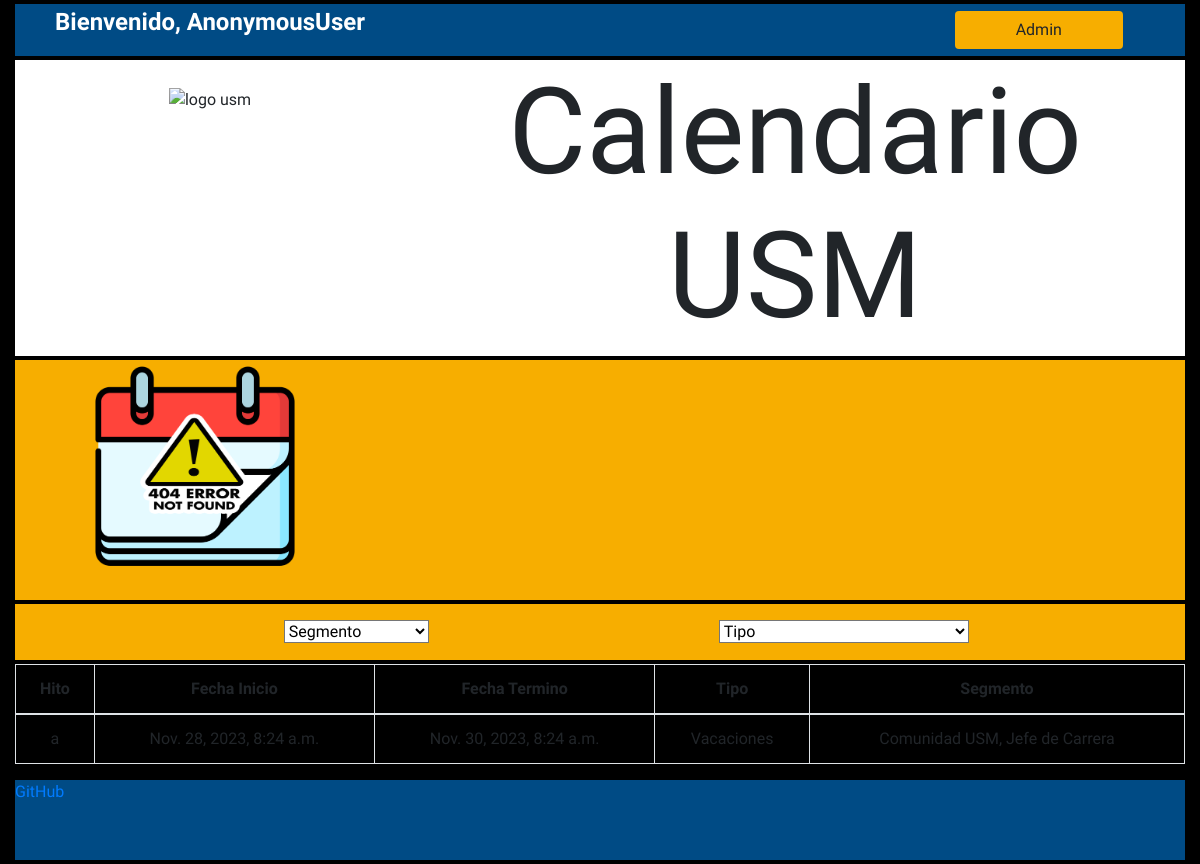
Before: / with the older database file.
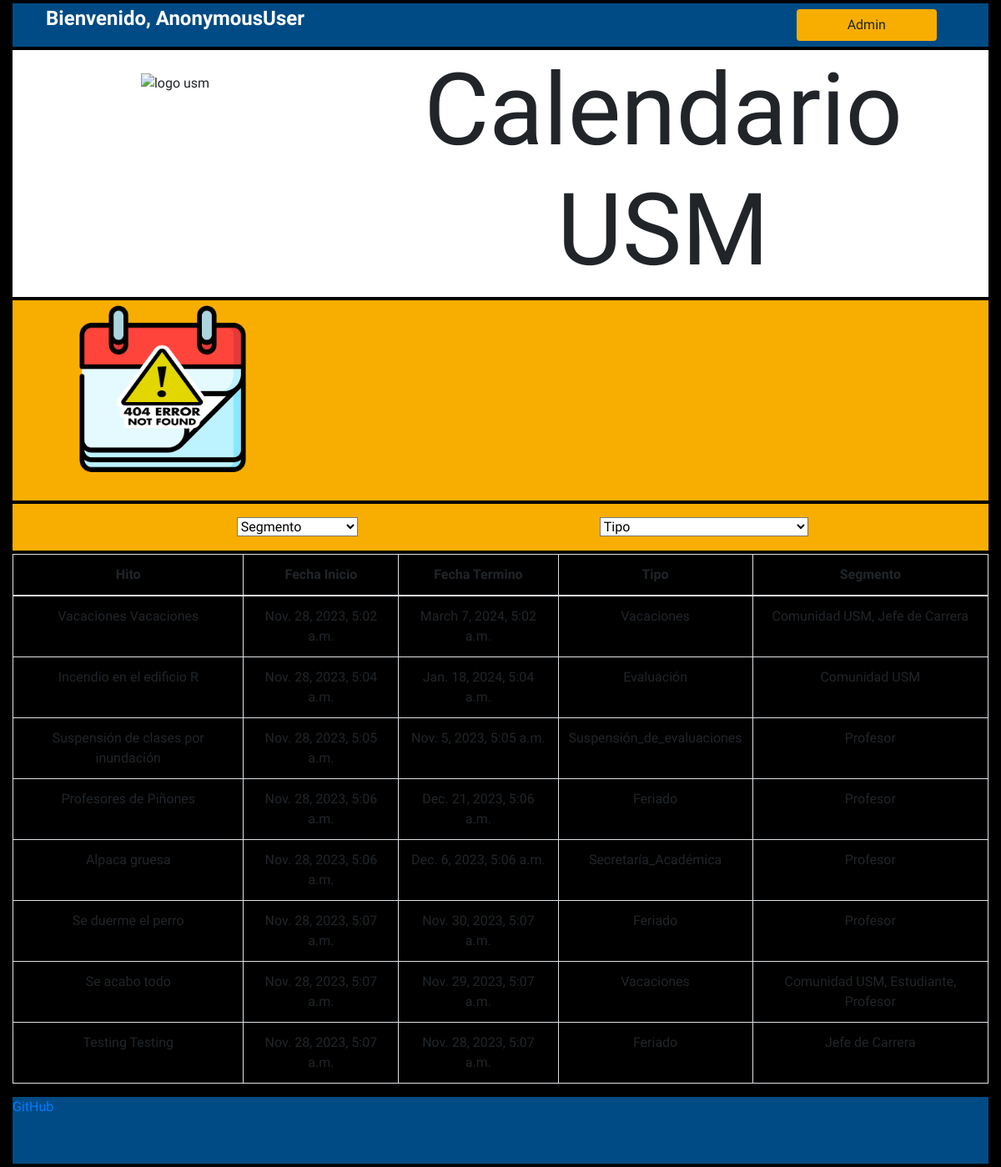
After: the same page with the newer database file.
### nuestrapp/models.py (models this page shows, shortened)
class Evento(models.Model):
    fecha_inicio = models.DateTimeField()
    fecha_termino = models.DateTimeField()
    titulo = models.CharField(max_length=50)
    descripcion = models.TextField(max_length=300)
    tipo_tipo = models.CharField(max_length=10,choices=TIPO_TIPO)
    tipo_segmento = MultiSelectField(choices=TIPO_SEGMENTO,
                                max_length=10)

### nuestrapp/views.py (the view)
# urls.py: path('', views.index, name="index"),
def index(request):
    respuestaSegmento = request.GET.get('Segmento')
    respuestaTipo = request.GET.get('Tipo')
    mostrar = False
    for u in UsuarioSegmento.objects.all():
        if u.usuario == request.user:
            segmento_usuario = u.tipo_segmento
            if (segmento_usuario in ["P","J"]):
                mostrar = True
    Usuario = request.user
    segmentos={"Comunidad_USM":'C',
                "Estudiante":'E',
                "Profesor":'P',
                "Jefe_de_Carrera":'J',
            }
    tipos = {"Vacaciones":'V',
            "Feriado":'F',
            "Suspensión_de_actividades":'SA',
            "Suspensión_de_actividades_PM":'SAPM',
            "Periodo_Lectivo":'PL',
            "Suspensión_de_evaluaciones":'SE',
            "Ceremonia":'C',
            "EDDA":'EDDA',
            "Evaluación":'E',
            "Ayudantías":'A',
            "Hito_Académico":'HA',
            "Secretaría_Académica":'SECA',
            "OAI":'OAI',
        }
    if (respuestaSegmento == 'Segmento' or respuestaSegmento == None) and (respuestaTipo == 'Tipo' or respuestaTipo == None): #Segmento none / Tipo none
        actividades = Evento.objects.all()
    elif (respuestaSegmento != 'Segmento') and (respuestaTipo != 'Tipo'): #Segmento [X] / Tipo [X]
        actividades = Evento.objects.filter(tipo_tipo__contains=tipos[respuestaTipo]).filter(tipo_segmento__contains=segmentos[respuestaSegmento])
    elif (respuestaSegmento != 'Segmento') and (respuestaTipo == 'Tipo' or respuestaTipo == None): #Segmento [X] / Tipo none
        actividades = Evento.objects.filter(tipo_segmento__contains=segmentos[respuestaSegmento])
    elif (respuestaSegmento == 'Segmento' or respuestaSegmento == None) and (respuestaTipo != 'Tipo'): #Segmento none / Tipo [X]
        actividades = Evento.objects.filter(tipo_tipo__contains=tipos[respuestaTipo])
    actividades_siguientes = []
    c=0
    if (mostrar==True):
        for event in Evento.objects.filter(tipo_segmento__contains=segmento_usuario).order_by('-fecha_termino').reverse():
            if (c  < 3):
                actividades_siguientes.append(event)
            c+=1
    data={
        "actividades":actividades.order_by('-fecha_inicio').reverse(),
        "Segmentos":segmentos,
        "Tipos":tipos,
        "respuestaSegmento":respuestaSegmento,
        "respuestaTipo":respuestaTipo,
        "Usuario":Usuario,
        "mostrar":mostrar,
        "actividades_siguientes":actividades_siguientes,
    }
    return render(request, 'nuestrapp/base.html',data)

### nuestrapp/templates/nuestrapp/base.html (shortened to what this page needs)
{% load static %}
<!DOCTYPE html>
<html lang="es">
<head>
    <link rel="stylesheet" href="{%static 'nuestrapp/css/bootstrap.css'%}">
    <link rel="stylesheet" href="{%static 'nuestrapp/css/estiloss.css'%}">
</head>
<body style="background-color:#000000">
    <div class="container-fluid">
        <div id="inicio">
            <div class="row">
                <div class="col-4"><p style="font-size: 2vw;font-weight: bolder;text-align: center;">Bienvenido, {{Usuario}}</p></div>
                <div class="col-3"><a href="http://127.0.0.1:8000/admin" class="btn" tabindex="-1" role="button" aria-disabled="true" style="min-width: 14vw;">Admin</a></div></div>
            </div>
        <div class="row borde"></div>
        <div class="row" id="logo">
            <div class="col-4"><img class="text-center" src="https://comunicaciones.usm.cl/wp-content/uploads/2023/09/logo_ref_horizontal_u.png" alt="logo usm" style="min-height: 30vh;"></div>
            <div class="col-8"><h1 style="font-size: 15vh;">Calendario USM</h1></div>
        </div>
        <div class="row borde"></div>
        <div class="row" id="calendario" style="background-color: #F7AE00;">
            {% include 'nuestrapp/calendario.html' %}
        </div>
        <div class="row borde"></div>
            {% include 'nuestrapp/filtro.html' %}
            <div class="row borde"></div>
            {% include 'nuestrapp/tabla.html' %}
        <footer>
            <div class="row"><a href="https://github.com/Yarkowo/TLP-grupo-3">GitHub</a></div>
        </footer>
    </div>
</body>
</html>

### nuestrapp/templates/nuestrapp/calendario.html (shortened to what this page needs)
{%load static%}
<div class="row">
    <div class="col-10"><img src="{% static 'nuestrapp/calendaricoso.png' %}" class="img-fluid" alt="(calendario)" style="max-height: 30vh;max-width: 60vw;"></div>
</div>

### nuestrapp/templates/nuestrapp/filtro.html (shortened to what this page needs)
<div class="row" id="filtro" style="background-color: #F7AE00;padding-bottom: 2vh;padding-top: 2vh;">
    <div class="col-5">
        <form method="GET" action="">
            <select class="form-select" aria-label="Default select example" name="Segmento" onchange="this.form.submit()">
                <option value="Segmento" {% if respuestaSegmento == Segmento %} selected {% endif %}>Segmento</option>
            </select>
    </div>
    <div class="col-5">
            <select class="form-select" aria-label="Default select example"  name="Tipo" onchange="this.form.submit()">
                <option value="Tipo"{% if respuestaTipo == Tipo %} selected {% endif %}>Tipo</option>
            </select>
    </div>
</div>

### nuestrapp/templates/nuestrapp/tabla.html (shortened to what this page needs)
<div class="row">
<table class="table table-bordered">
      <thead>
        <tr>
          <th scope="col">Hito</th>
          <th scope="col">Fecha Inicio</th>
          <th scope="col">Fecha Termino</th>
          <th scope="col">Tipo</th>
          <th scope="col">Segmento</th>
        </tr>
      </thead>
      <tbody class="table-group-divider">
        {% for actividad in actividades %}
        <tr>
          <td>{{actividad.titulo}}</td>
          <td>{{actividad.fecha_inicio}}</td>
          <td>{{actividad.fecha_termino}}</td>
          <td>{{actividad.get_tipo_tipo_display}}</td>
          <td>{{actividad.get_tipo_segmento_display}}</td>
        </tr>
        {% endfor %}
      </tbody>
    </table>
</div>

### nuestrapp/static/nuestrapp/css/estiloss.css (style rules this page uses)
#inicio { background-color: #004B85; min-height: 50px; max-height: fit-content; }
#inicio p { color:white; text-align: left; }
#inicio .btn { background-color: #F7AE00; align-items: right; }
body { font-family: Roboto Condensed; background-color: #000000; }
.row { text-align: center; align-items:center; margin: 0; }
#logo { background-color: white; }
#logo img { height: 12vw; }
#calendario { background-color:white; text-align: center; }
#filtro { background-color:white; }
.form-select { background-color: white; }
footer { background-color:#004B85; min-height:80px; max-height: fit-content; }
.borde { min-height: 0.5vh; }

Changed rows visible on the page:
changed Evento "Comunidad USM, Jefe de Carrera": titulo "a" → "Vacaciones Vacaciones"; fecha_inicio "Nov. 28, 2023, 8:24 a.m." → "Nov. 28, 2023, 5:02 a.m."; fecha_termino "Nov. 30, 2023, 8:24 a.m." → "March 7, 2024, 5:02 a.m."
added Evento: titulo "Incendio en el edificio R", fecha_inicio "Nov. 28, 2023, 5:04 a.m.", fecha_termino "Jan. 18, 2024, 5:04 a.m.", tipo_tipo "Evaluación", tipo_segmento "Comunidad USM"
added Evento: titulo "Suspensión de clases por inundación", fecha_inicio "Nov. 28, 2023, 5:05 a.m.", fecha_termino "Nov. 5, 2023, 5:05 a.m.", tipo_tipo "Suspensión_de_evaluaciones", tipo_segmento "Profesor"
added Evento: titulo "Profesores de Piñones", fecha_inicio "Nov. 28, 2023, 5:06 a.m.", fecha_termino "Dec. 21, 2023, 5:06 a.m.", tipo_tipo "Feriado", tipo_segmento "Profesor"
added Evento: titulo "Alpaca gruesa", fecha_inicio "Nov. 28, 2023, 5:06 a.m.", fecha_termino "Dec. 6, 2023, 5:06 a.m.", tipo_tipo "Secretaría_Académica", tipo_segmento "Profesor"
added Evento: titulo "Se duerme el perro", fecha_inicio "Nov. 28, 2023, 5:07 a.m.", fecha_termino "Nov. 30, 2023, 5:07 a.m.", tipo_tipo "Feriado", tipo_segmento "Profesor"
added Evento: titulo "Se acabo todo", fecha_inicio "Nov. 28, 2023, 5:07 a.m.", fecha_termino "Nov. 29, 2023, 5:07 a.m.", tipo_tipo "Vacaciones", tipo_segmento "Comunidad USM, Estudiante, Profesor"
added Evento: titulo "Testing Testing", fecha_inicio "Nov. 28, 2023, 5:07 a.m.", fecha_termino "Nov. 28, 2023, 5:07 a.m.", tipo_tipo "Feriado", tipo_segmento "Jefe de Carrera"
